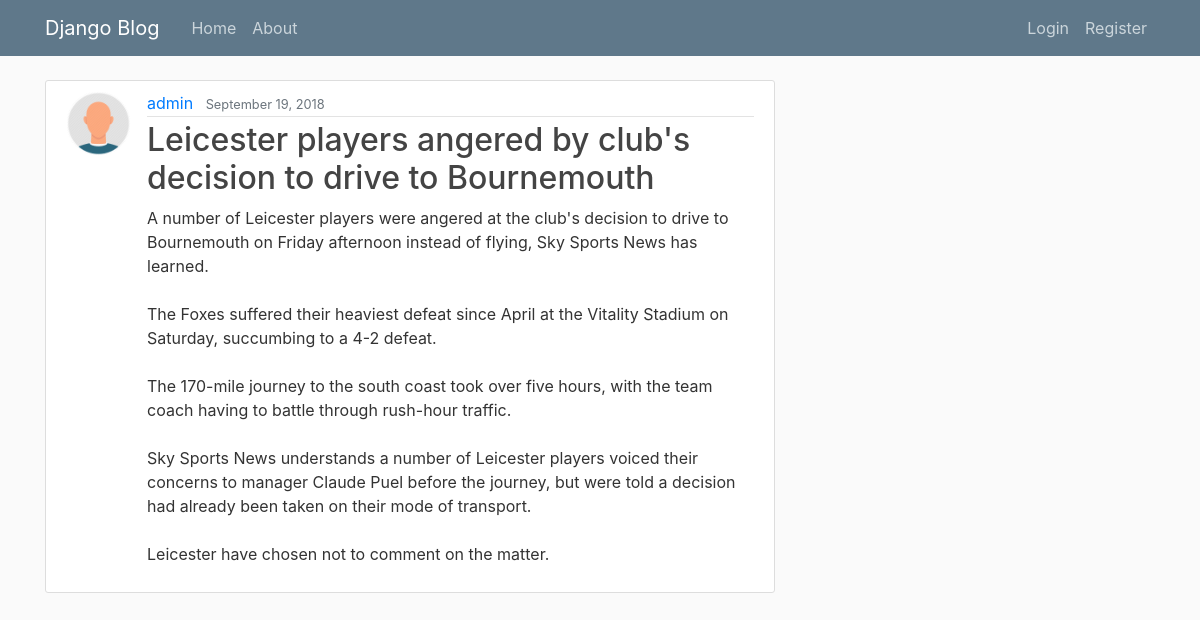
Screenshot of /post/9/ with the database file from the repository.
### blog/models.py (models this page shows, shortened)
class Post(models.Model):
    title = models.CharField(max_length=100)
    content = models.TextField()
    date_posted = models.DateTimeField(default=timezone.now)
    author = models.ForeignKey(User, on_delete=models.CASCADE)

### users/models.py (models this page shows, shortened)
class Profile(models.Model):
    user = models.OneToOneField(User, on_delete=models.CASCADE)
    image = models.ImageField(default='default.jpg', upload_to='profile_pics')

### blog/views.py (the view)
# urls.py: path('post/<int:pk>/', PostDetailView.as_view(), name='post-detail'),
class PostDetailView(DetailView):
    model = Post

### blog/templates/blog/post_detail.html (shortened to what this page needs)
{% extends "blog/base.html" %}
{% block content %}
  <article class="media content-section">
    <img class="rounded-circle article-img" src="{{ object.author.profile.image.url }}">
    <div class="media-body">
      <div class="article-metadata">
        <a class="mr-2" href="{% url 'user-posts' object.author.username %}">{{ object.author }}</a>
        <small class="text-muted">{{ object.date_posted|date:"F d, Y" }}</small>
      </div>
      <h2 class="article-title">{{ object.title }}</h2>
      <p class="article-content">{{ object.content }}</p>
    </div>
  </article>
{% endblock content %}

### blog/static/blog/main.css (style rules this page uses)
body { background: #fafafa; color: #333333; margin-top: 5rem; }
h1, h2, h3, h4, h5, h6 { color: #444444; }
.content-section { background: #ffffff; padding: 10px 20px; border: 1px solid #dddddd; border-radius: 3px; margin-bottom: 20px; }
.article-title { color: #444444; }
.article-content { white-space: pre-line; }
.article-img { height: 65px; width: 65px; margin-right: 16px; }
.article-metadata { padding-bottom: 1px; margin-bottom: 4px; border-bottom: 1px solid #e3e3e3 }

### rows the page displays
Post: author.profile.image (picture), author "admin", date_posted "September 19, 2018", title "Leicester players angered by club's decision to drive to Bournemouth", content "A number of Leicester players were angered at the club's decision to drive to Bournemouth on Friday afternoon instead of flying, Sky Sports News has learned. The Foxes suffered their heaviest defeat since April at the Vitality Stadium on Saturday, succumbing to a 4-2 defeat. The 170-mile journey to the south coast took over five hours, with the team coach having to battle through rush-hour traffic. Sky Sports News understands a number of Leicester players voiced their concerns to manager Claude Puel before the journey, but were told a decision had already been taken on their mode of transport. Leicester have chosen not to comment on the matter."
